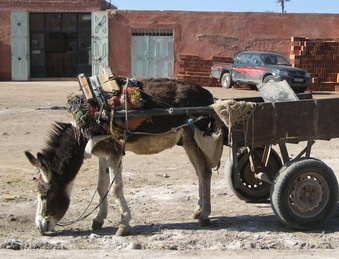
%> input picture originalImg.jpg, 339 x 259 px, shrunk from 670 x 512 before the run
$ octave --eval "main;"   (GNU Octave 9; MATLAB toolbox functions it lacks are replaced by stand-ins)
%> lines starting %> are read from the running program, lines starting %| are printed output that depends on the picture
function [] = main()
    im1 = imread('originalImg.jpg');
%> im1 is the input picture: size 259x339x3 uint8; mean R, G, B 125, 113.8, 106.6
    im2 = imread('transformedImg.jpg');
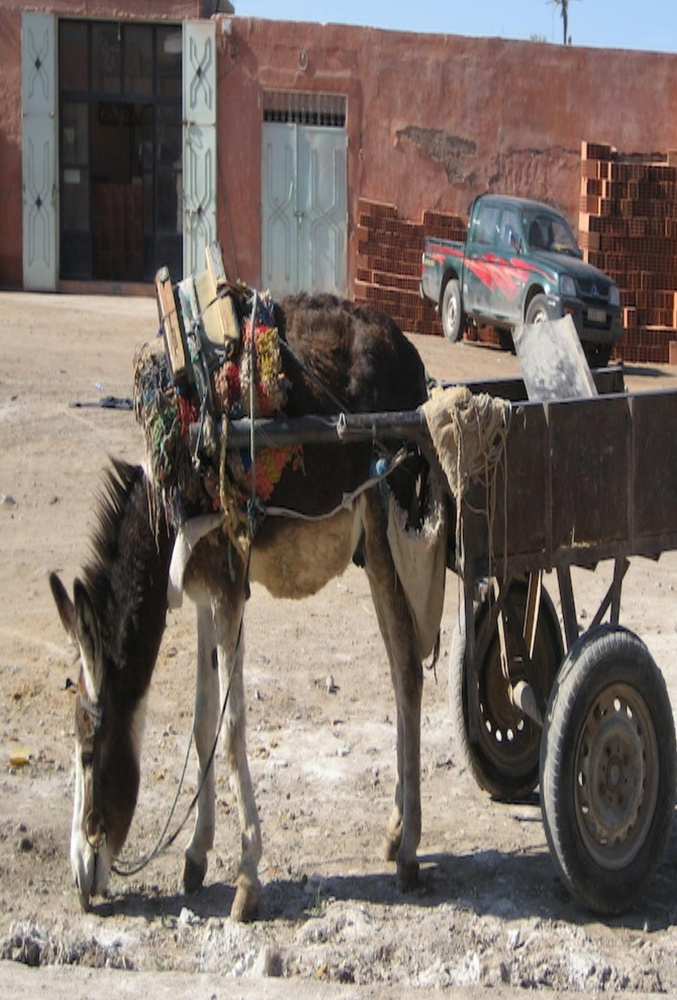
%> input picture transformedImg.jpg, 677 x 1000 px, shrunk from 1339 x 1977 before the run
%> im2 is the input picture: size 1000x677x3 uint8; mean R, G, B 123.1, 111.5, 104.1

    im1 = single(rgb2gray(im1));
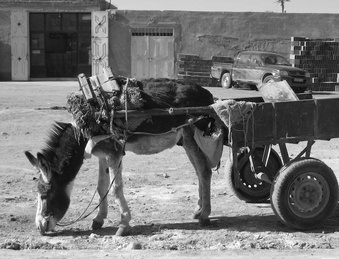
%> im1: size 259x339 single; min 2, max 254, mean 116.3
    im2 = single(rgb2gray(im2));
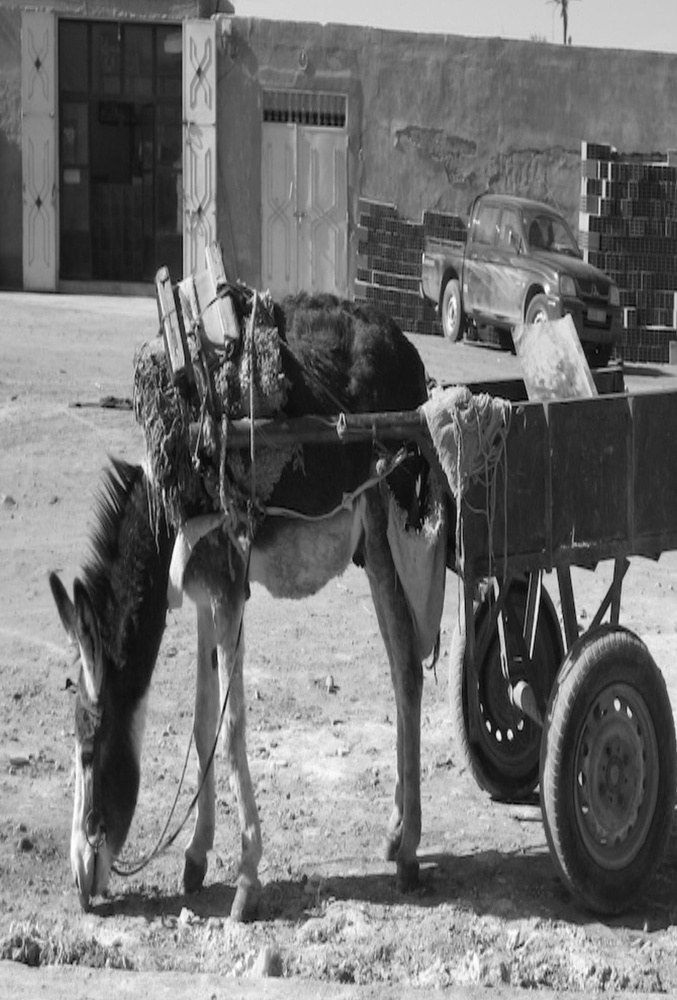
%> im2: size 1000x677 single; min 0, max 255, mean 114.1
    %gather key points from images via keypoint and SIFT
%> (the run ends here)
